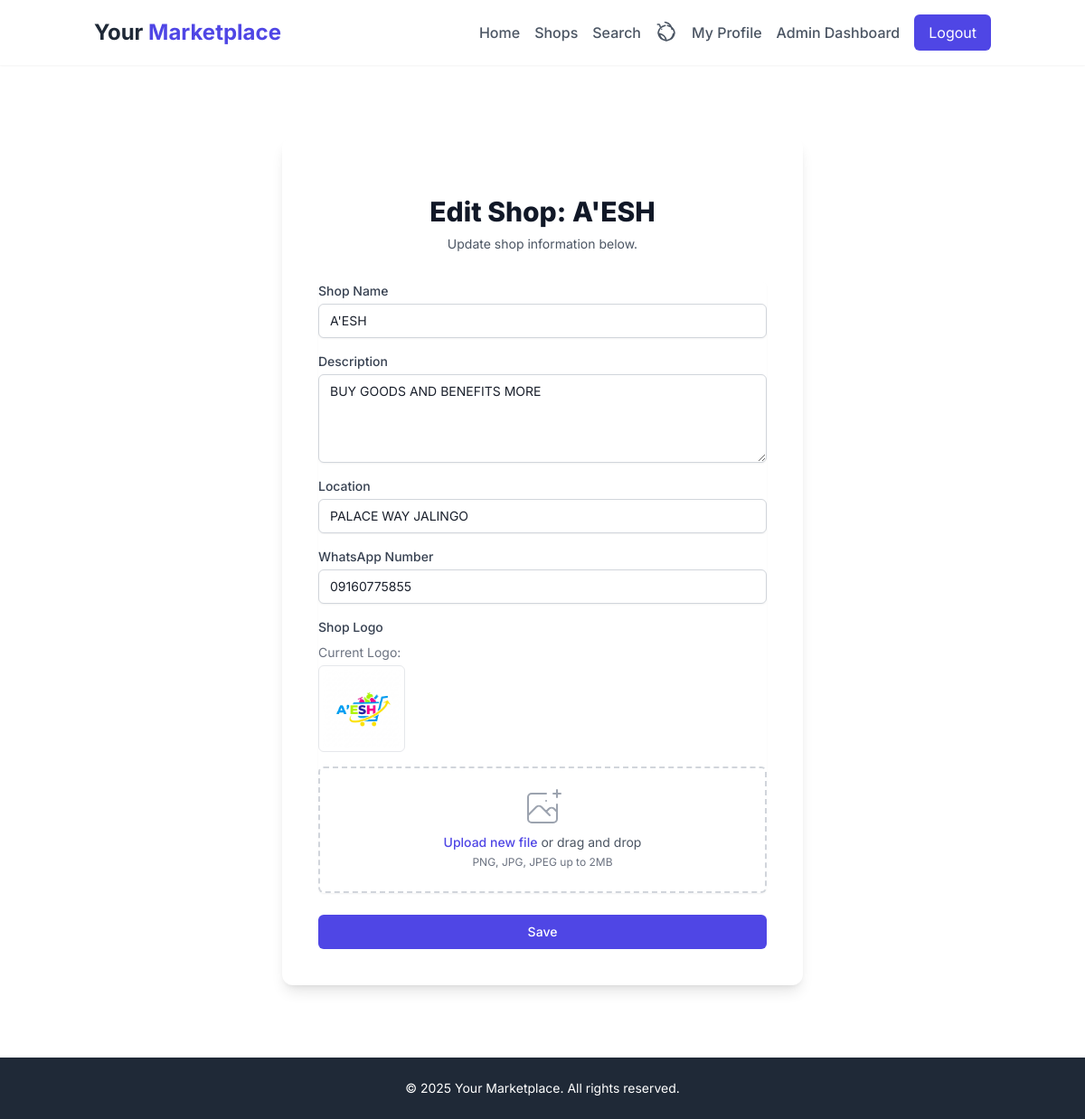
Page /admin/shops/1/edit (signed in) on the committed database.
### app/models.py (models this page shows, shortened)
class Shop(db.Model):
    id = db.Column(db.Integer, primary_key=True)
    name = db.Column(db.String(100), nullable=False)
    description = db.Column(db.Text)
    location = db.Column(db.String(100))
    whatsapp_number = db.Column(db.String(20))
    logo = db.Column(db.String(100), nullable=True)
    user_id = db.Column(db.Integer, db.ForeignKey('user.id'))
    created_at = db.Column(db.DateTime, default=datetime.utcnow)
    products = db.relationship('Product', backref='shop', lazy='dynamic')
    ratings = db.relationship('Rating', backref='shop', lazy='dynamic')
    order_items = db.relationship('OrderItem', backref='shop_ordered', lazy='dynamic')
    __table_args__ = (
        db.UniqueConstraint('name', 'user_id', name='unique_shop_per_user'),
    )

### app/admin.py (the view, shortened to what this page needs)
@bp.route('/shops/<int:shop_id>/edit', methods=['GET', 'POST'])
@login_required
def edit_shop(shop_id):
    if current_user.role != 'admin':
        flash('Access denied.', 'danger')
        return redirect(url_for('customer.index'))
    shop = Shop.query.get_or_404(shop_id)
    form = ShopForm(obj=shop)
    return render_template('admin/edit_shop.html', form=form, shop=shop)

### app/forms.py
class ShopForm(FlaskForm):
    name = StringField('Shop Name', validators=[DataRequired(), Length(max=100)])
    description = TextAreaField('Description', validators=[Length(max=500)])
    location = StringField('Location', validators=[DataRequired(), Length(max=100)])
    whatsapp_number = StringField('WhatsApp Number', validators=[DataRequired(), Length(max=20)])
    logo = FileField('Shop Logo', validators=[FileAllowed(['jpg', 'png', 'jpeg'])])
    submit = SubmitField('Save')

### app/models.py (called while the page is built)
@login.user_loader
def load_user(id):
    return User.query.get(int(id))

### app/templates/admin/edit_shop.html (shortened to what this page needs)
{% extends "base.html" %}
{% block content %}
<div class="flex items-center justify-center min-h-[calc(100vh-16rem)] py-12 px-4 sm:px-6 lg:px-8">
    <div class="max-w-xl w-full space-y-8 bg-white p-10 rounded-xl shadow-lg">
        <div>
            <h2 class="mt-6 text-center text-3xl font-extrabold text-gray-900">
                Edit Shop: {{ shop.name }}
            </h2>
            <p class="mt-2 text-center text-sm text-gray-600">
                Update shop information below.
            </p>
        </div>
        <form class="mt-8 space-y-6" action="" method="POST" enctype="multipart/form-data" novalidate>
            <div class="rounded-md shadow-sm space-y-4">
                <div>
                    <label for="name" class="block text-sm font-medium text-gray-700">Shop Name</label>
                    {{ form.name(class="mt-1 block w-full px-3 py-2 border border-gray-300 rounded-md shadow-sm placeholder-gray-400 focus:outline-none focus:ring-indigo-500 focus:border-indigo-500 sm:text-sm") }}
                </div>
                <div>
                    <label for="description" class="block text-sm font-medium text-gray-700">Description</label>
                    {{ form.description(class="mt-1 block w-full px-3 py-2 border border-gray-300 rounded-md shadow-sm placeholder-gray-400 focus:outline-none focus:ring-indigo-500 focus:border-indigo-500 sm:text-sm", rows="4") }}
                </div>
                <div>
                    <label for="location" class="block text-sm font-medium text-gray-700">Location</label>
                    {{ form.location(class="mt-1 block w-full px-3 py-2 border border-gray-300 rounded-md shadow-sm placeholder-gray-400 focus:outline-none focus:ring-indigo-500 focus:border-indigo-500 sm:text-sm") }}
                </div>
                <div>
                    <label for="whatsapp_number" class="block text-sm font-medium text-gray-700">WhatsApp Number</label>
                    {{ form.whatsapp_number(class="mt-1 block w-full px-3 py-2 border border-gray-300 rounded-md shadow-sm placeholder-gray-400 focus:outline-none focus:ring-indigo-500 focus:border-indigo-500 sm:text-sm") }}
                </div>
                <div>
                    <label for="logo" class="block text-sm font-medium text-gray-700">Shop Logo</label>
                    {% if shop.logo %}
                        <div class="mt-2 mb-4">
                            <p class="text-sm text-gray-500 mb-1">Current Logo:</p>
                            <img src="{{ url_for('static', filename='uploads/' + shop.logo) }}" alt="Current Shop Logo" class="w-24 h-24 object-contain rounded-md border border-gray-200 p-1">
                        </div>
                    {% endif %}
                    <div class="mt-1 flex justify-center px-6 pt-5 pb-6 border-2 border-gray-300 border-dashed rounded-md">
                        <div class="space-y-1 text-center">
                            <div class="flex text-sm text-gray-600">
                                <label for="logo" class="relative cursor-pointer bg-white rounded-md font-medium text-indigo-600 hover:text-indigo-500 focus-within:outline-none focus-within:ring-2 focus-within:ring-offset-2 focus-within:ring-indigo-500">
                                    <span>Upload new file</span>
                                </label>
                                <p class="pl-1">or drag and drop</p>
                            </div>
                            <p class="text-xs text-gray-500">
                                PNG, JPG, JPEG up to 2MB
                            </p>
                        </div>
                    </div>
                </div>
            </div>
            <div>
                {{ form.submit(class="group relative w-full flex justify-center py-2 px-4 border border-transparent text-sm font-medium rounded-md text-white bg-indigo-600 hover:bg-indigo-700 focus:outline-none focus:ring-2 focus:ring-offset-2 focus:ring-indigo-500") }}
            </div>
        </form>
    </div>
</div>
{% endblock %}

### app/templates/base.html (style rules this page uses)
body { font-family: 'Inter', sans-serif; color: #1a202c; @apply bg-gray-50; }

### rows in the picture
Shop: name "A'ESH", description "BUY GOODS AND BENEFITS MORE", location "PALACE WAY JALINGO", whatsapp_number "09160775855", logo (picture)

### other values in the picture
{{ moment().format('YYYY') }} "2025"
